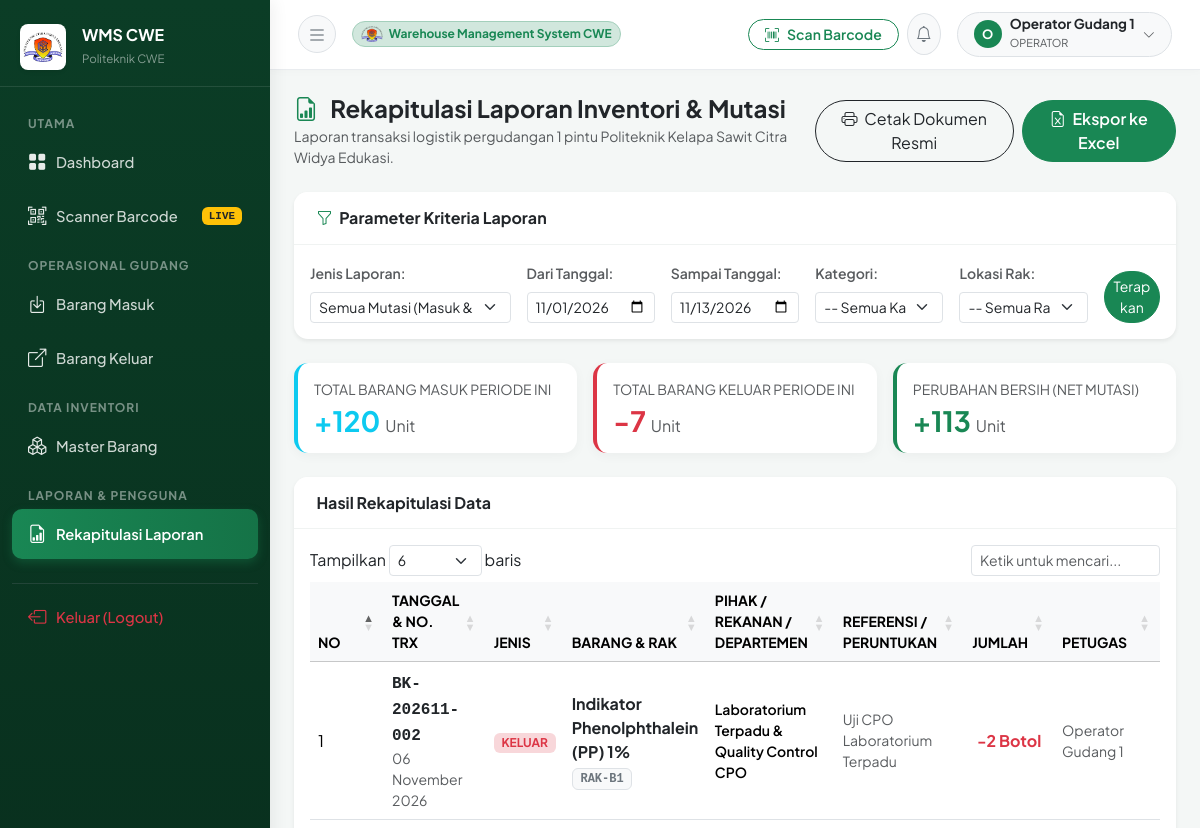
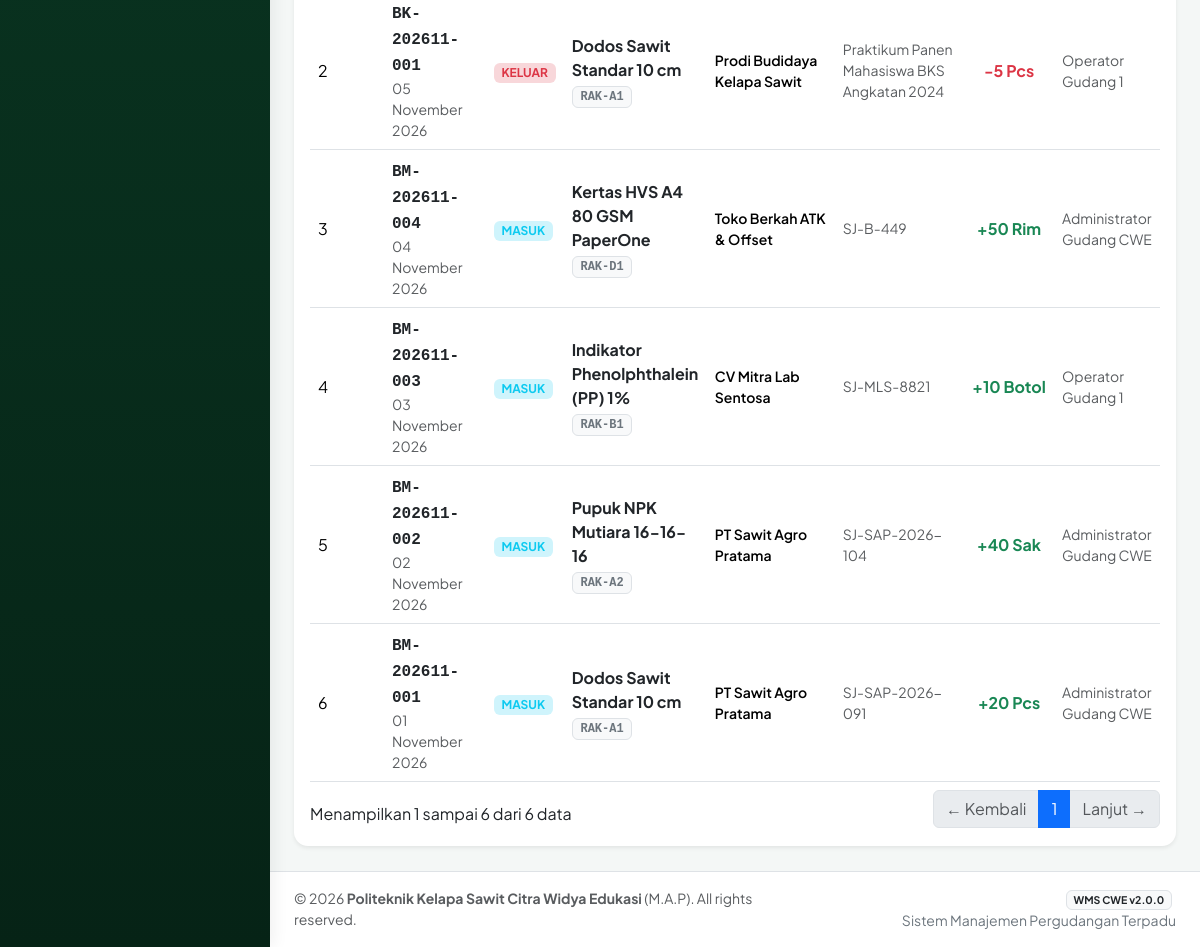
Page /modules/laporan/index.php (signed in) on the committed database (2 pictures, top to bottom).
### tables this page shows
CREATE TABLE IF NOT EXISTS `barang_keluar` (
  `id` INT AUTO_INCREMENT PRIMARY KEY,
  `no_transaksi` VARCHAR(50) NOT NULL UNIQUE,
  `id_barang` INT NOT NULL,
  `id_departemen` INT DEFAULT NULL,
  `jumlah` INT NOT NULL,
  `tanggal_keluar` DATE NOT NULL,
  `peruntukan` VARCHAR(150) DEFAULT NULL,
  `keterangan` TEXT DEFAULT NULL,
  `user_id` INT NOT NULL,
  `created_at` DATETIME DEFAULT CURRENT_TIMESTAMP,
  FOREIGN KEY (`id_barang`) REFERENCES `barang`(`id`) ON DELETE CASCADE ON UPDATE CASCADE,
  FOREIGN KEY (`id_departemen`) REFERENCES `departemen`(`id`) ON DELETE SET NULL ON UPDATE CASCADE,
  FOREIGN KEY (`user_id`) REFERENCES `users`(`id`) ON DELETE RESTRICT ON UPDATE CASCADE
);

CREATE TABLE IF NOT EXISTS `barang` (
  `id` INT AUTO_INCREMENT PRIMARY KEY,
  `kode_barang` VARCHAR(30) NOT NULL UNIQUE,
  `barcode` VARCHAR(60) NOT NULL UNIQUE,
  `nama_barang` VARCHAR(150) NOT NULL,
  `id_kategori` INT NOT NULL,
  `id_satuan` INT NOT NULL,
  `id_rak` INT NOT NULL,
  `stok` INT NOT NULL DEFAULT 0,
  `stok_minimum` INT NOT NULL DEFAULT 5,
  `spesifikasi` TEXT DEFAULT NULL,
  `foto` VARCHAR(255) DEFAULT NULL,
  `created_at` DATETIME DEFAULT CURRENT_TIMESTAMP,
  `updated_at` DATETIME DEFAULT CURRENT_TIMESTAMP ON UPDATE CURRENT_TIMESTAMP,
  FOREIGN KEY (`id_kategori`) REFERENCES `kategori`(`id`) ON DELETE RESTRICT ON UPDATE CASCADE,
  FOREIGN KEY (`id_satuan`) REFERENCES `satuan`(`id`) ON DELETE RESTRICT ON UPDATE CASCADE,
  FOREIGN KEY (`id_rak`) REFERENCES `rak`(`id`) ON DELETE RESTRICT ON UPDATE CASCADE
);

CREATE TABLE IF NOT EXISTS `rak` (
  `id` INT AUTO_INCREMENT PRIMARY KEY,
  `kode_rak` VARCHAR(30) NOT NULL UNIQUE,
  `nama_rak` VARCHAR(100) NOT NULL,
  `kapasitas` VARCHAR(50) DEFAULT NULL,
  `keterangan` TEXT DEFAULT NULL,
  `created_at` DATETIME DEFAULT CURRENT_TIMESTAMP
);

CREATE TABLE IF NOT EXISTS `satuan` (
  `id` INT AUTO_INCREMENT PRIMARY KEY,
  `nama_satuan` VARCHAR(50) NOT NULL,
  `keterangan` VARCHAR(100) DEFAULT NULL,
  `created_at` DATETIME DEFAULT CURRENT_TIMESTAMP
);

CREATE TABLE IF NOT EXISTS `users` (
  `id` INT AUTO_INCREMENT PRIMARY KEY,
  `nama` VARCHAR(100) NOT NULL,
  `username` VARCHAR(50) NOT NULL UNIQUE,
  `password` VARCHAR(255) NOT NULL,
  `role` ENUM('admin', 'operator') NOT NULL DEFAULT 'operator',
  `telepon` VARCHAR(20) DEFAULT NULL,
  `email` VARCHAR(100) DEFAULT NULL,
  `created_at` DATETIME DEFAULT CURRENT_TIMESTAMP,
  `updated_at` DATETIME DEFAULT CURRENT_TIMESTAMP ON UPDATE CURRENT_TIMESTAMP
);

CREATE TABLE IF NOT EXISTS `barang_masuk` (
  `id` INT AUTO_INCREMENT PRIMARY KEY,
  `no_transaksi` VARCHAR(50) NOT NULL UNIQUE,
  `id_barang` INT NOT NULL,
  `id_supplier` INT DEFAULT NULL,
  `jumlah` INT NOT NULL,
  `tanggal_masuk` DATE NOT NULL,
  `no_surat_jalan` VARCHAR(100) DEFAULT NULL,
  `keterangan` TEXT DEFAULT NULL,
  `user_id` INT NOT NULL,
  `created_at` DATETIME DEFAULT CURRENT_TIMESTAMP,
  FOREIGN KEY (`id_barang`) REFERENCES `barang`(`id`) ON DELETE CASCADE ON UPDATE CASCADE,
  FOREIGN KEY (`id_supplier`) REFERENCES `supplier`(`id`) ON DELETE SET NULL ON UPDATE CASCADE,
  FOREIGN KEY (`user_id`) REFERENCES `users`(`id`) ON DELETE RESTRICT ON UPDATE CASCADE
);

### modules/laporan/index.php (the view, shortened to what the rows shown need)
<?php
require_once __DIR__ . '/../../config/database.php';
require_once __DIR__ . '/../../helpers/format.php';
$jenis_laporan = $_GET['jenis'] ?? 'semua';
$tgl_mulai = $_GET['tgl_mulai'] ?? date('Y-m-01');
$tgl_selesai = $_GET['tgl_selesai'] ?? date('Y-m-d');
$filter_kategori = (int)($_GET['kategori'] ?? 0);
$filter_rak = (int)($_GET['rak'] ?? 0);
$data_laporan = [];
if ($jenis_laporan === 'stok') {
    $sql = "
        SELECT b.*, k.nama_kategori, s.nama_satuan, r.kode_rak, r.nama_rak
        FROM barang b
        JOIN kategori k ON b.id_kategori = k.id
        JOIN satuan s ON b.id_satuan = s.id
        JOIN rak r ON b.id_rak = r.id
        WHERE 1=1
    ";
    $p = [];
    if ($filter_kategori > 0) {
        $sql .= " AND b.id_kategori = ?";
        $p[] = $filter_kategori;
    }
    if ($filter_rak > 0) {
        $sql .= " AND b.id_rak = ?";
        $p[] = $filter_rak;
    }
    $sql .= " ORDER BY b.id_rak ASC, b.nama_barang ASC";
    $stmt = $pdo->prepare($sql);
    $stmt->execute($p);
    $data_laporan = $stmt->fetchAll();
} else {
    $list_in = [];
    $list_out = [];
    if ($jenis_laporan === 'semua' || $jenis_laporan === 'masuk') {
        $sql_in = "
            SELECT
                bm.tanggal_masuk as tanggal,
                bm.created_at,
                bm.no_transaksi,
                'MASUK' as tipe,
                b.kode_barang, b.nama_barang,
                s.nama_satuan,
                r.kode_rak,
                bm.jumlah,
                COALESCE(sup.nama_supplier, 'Penerimaan Langsung') as pihak_terkait,
                bm.no_surat_jalan as ref_dokumen,
                bm.keterangan,
                u.nama as nama_petugas
            FROM barang_masuk bm
            JOIN barang b ON bm.id_barang = b.id
            JOIN satuan s ON b.id_satuan = s.id
            JOIN rak r ON b.id_rak = r.id
            LEFT JOIN supplier sup ON bm.id_supplier = sup.id
            JOIN users u ON bm.user_id = u.id
            WHERE bm.tanggal_masuk BETWEEN ? AND ?
        ";
        $p_in = [$tgl_mulai, $tgl_selesai];
        $stmt_in = $pdo->prepare($sql_in);
        $stmt_in->execute($p_in);
        $list_in = $stmt_in->fetchAll();
    }
    if ($jenis_laporan === 'semua' || $jenis_laporan === 'keluar') {
        $sql_out = "
            SELECT
                bk.tanggal_keluar as tanggal,
                bk.created_at,
                bk.no_transaksi,
                'KELUAR' as tipe,
                b.kode_barang, b.nama_barang,
                s.nama_satuan,
                r.kode_rak,
                bk.jumlah,
                COALESCE(dept.nama_departemen, 'Unit Kampus') as pihak_terkait,
                bk.peruntukan as ref_dokumen,
                bk.keterangan,
                u.nama as nama_petugas
            FROM barang_keluar bk
            JOIN barang b ON bk.id_barang = b.id
            JOIN satuan s ON b.id_satuan = s.id
            JOIN rak r ON b.id_rak = r.id
            LEFT JOIN departemen dept ON bk.id_departemen = dept.id
            JOIN users u ON bk.user_id = u.id
            WHERE bk.tanggal_keluar BETWEEN ? AND ?
        ";
        $p_out = [$tgl_mulai, $tgl_selesai];
        $stmt_out = $pdo->prepare($sql_out);
        $stmt_out->execute($p_out);
        $list_out = $stmt_out->fetchAll();
    }
    $data_laporan = array_merge($list_in, $list_out);
    usort($data_laporan, function($a, $b) {
        $t1 = strtotime($a['tanggal'] . ' ' . date('H:i:s', strtotime($a['created_at'])));
        $t2 = strtotime($b['tanggal'] . ' ' . date('H:i:s', strtotime($b['created_at'])));
        return $t2 <=> $t1;
    });
}
require_once __DIR__ . '/../../layout/header.php';
?>
<div id="content-wrapper">
    <main class="container-fluid px-4 py-4">
        <div class="card shadow-sm">
            <div class="card-body">
                <div class="table-responsive">
                    <?php if ($jenis_laporan === 'stok'): ?>
                        <table class="table table-hover align-middle datatable">
                            <thead class="table-light small text-uppercase">
                                <tr>
                                    <th style="width: 40px;">No</th>
                                    <th>Kode & Barcode</th>
                                    <th>Nama Barang & Spesifikasi</th>
                                    <th>Kategori</th>
                                    <th>Lokasi Rak</th>
                                    <th class="text-center">Sisa Stok Fisik</th>
                                    <th class="text-center">Batas Minimum</th>
                                    <th class="text-center">Status</th>
                                </tr>
                            </thead>
                            <tbody>
                                <?php $no = 1; foreach ($data_laporan as $row): ?>
                                    <tr>
                                        <td><?= $no++ ?></td>
                                        <td class="font-monospace fw-bold"><?= htmlspecialchars($row['kode_barang']) ?><br><small class="text-muted"><?= htmlspecialchars($row['barcode']) ?></small></td>
                                        <td>
                                            <div class="fw-bold text-dark"><?= htmlspecialchars($row['nama_barang']) ?></div>
                                            <small class="text-muted"><?= htmlspecialchars($row['spesifikasi'] ?? '-') ?></small>
                                        </td>
                                        <td><span class="badge bg-secondary-subtle text-secondary"><?= htmlspecialchars($row['nama_kategori']) ?></span></td>
                                        <td><span class="badge bg-primary-subtle text-primary font-monospace"><?= htmlspecialchars($row['kode_rak']) ?></span></td>
                                        <td class="text-center fw-bold fs-6"><?= number_format($row['stok']) ?> <?= htmlspecialchars($row['nama_satuan']) ?></td>
                                        <td class="text-center text-muted"><?= number_format($row['stok_minimum']) ?></td>
                                        <td class="text-center">
                                            <?php if ($row['stok'] == 0): ?>
                                                <span class="badge bg-danger">Habis</span>
                                            <?php elseif ($row['stok'] <= $row['stok_minimum']): ?>
                                                <span class="badge bg-warning text-dark">Kritis</span>
                                            <?php else: ?>
                                                <span class="badge bg-success">Aman</span>
                                            <?php endif; ?>
                                        </td>
                                    </tr>
                                <?php endforeach; ?>
                            </tbody>
                        </table>
                    <?php else: ?>
                        <table class="table table-hover align-middle datatable">
                            <thead class="table-light small text-uppercase">
                                <tr>
                                    <th style="width: 40px;">No</th>
                                    <th>Tanggal & No. Trx</th>
                                    <th>Jenis</th>
                                    <th>Barang & Rak</th>
                                    <th>Pihak / Rekanan / Departemen</th>
                                    <th>Referensi / Peruntukan</th>
                                    <th class="text-center">Jumlah</th>
                                    <th>Petugas</th>
                                </tr>
                            </thead>
                            <tbody>
                                <?php $no = 1; foreach ($data_laporan as $row): ?>
                                    <tr>
                                        <td><?= $no++ ?></td>
                                        <td>
                                            <span class="font-monospace fw-bold text-dark"><?= htmlspecialchars($row['no_transaksi']) ?></span>
                                            <div class="text-muted small"><?= format_tanggal($row['tanggal']) ?></div>
                                        </td>
                                        <td>
                                            <span class="badge <?= ($row['tipe'] === 'MASUK') ? 'bg-info-subtle text-info' : 'bg-danger-subtle text-danger' ?>">
                                                <?= $row['tipe'] ?>
                                            </span>
                                        </td>
                                        <td>
                                            <div class="fw-bold text-dark"><?= htmlspecialchars($row['nama_barang']) ?></div>
                                            <small class="badge bg-light text-secondary border font-monospace"><?= htmlspecialchars($row['kode_rak']) ?></small>
                                        </td>
                                        <td class="small fw-semibold"><?= htmlspecialchars($row['pihak_terkait']) ?></td>
                                        <td class="small text-muted"><?= htmlspecialchars($row['ref_dokumen'] ?? '-') ?></td>
                                        <td class="text-center">
                                            <span class="fw-bold <?= ($row['tipe'] === 'MASUK') ? 'text-success' : 'text-danger' ?>">
                                                <?= ($row['tipe'] === 'MASUK' ? '+' : '-') . number_format($row['jumlah']) ?> <?= htmlspecialchars($row['nama_satuan']) ?>
                                            </span>
                                        </td>
                                        <td class="small text-muted"><?= htmlspecialchars($row['nama_petugas']) ?></td>
                                    </tr>
                                <?php endforeach; ?>
                            </tbody>
                        </table>
                    <?php endif; ?>
                </div>
            </div>
        </div>
    </main>
<?php require_once __DIR__ . '/../../layout/footer.php'; ?>

### rows in the picture
barang_keluar: no_transaksi "BK-202611-002", tanggal_keluar "06 November 2026", tipe "KELUAR", id_barang.nama_barang "Indikator Phenolphthalein (PP) 1%", rak.kode_rak "RAK-B1", pihak_terkait "Laboratorium Terpadu & Quality Control CPO", peruntukan "Uji CPO Laboratorium Terpadu", jumlah "2", satuan.nama_satuan "Botol", user.nama "Operator Gudang 1"
barang_keluar: no_transaksi "BK-202611-001", tanggal_keluar "05 November 2026", tipe "KELUAR", id_barang.nama_barang "Dodos Sawit Standar 10 cm", rak.kode_rak "RAK-A1", pihak_terkait "Prodi Budidaya Kelapa Sawit", peruntukan "Praktikum Panen Mahasiswa BKS Angkatan 2024", jumlah "5", satuan.nama_satuan "Pcs", user.nama "Operator Gudang 1"
barang_masuk: no_transaksi "BM-202611-004", tanggal_masuk "04 November 2026", tipe "MASUK", id_barang.nama_barang "Kertas HVS A4 80 GSM PaperOne", rak.kode_rak "RAK-D1", pihak_terkait "Toko Berkah ATK & Offset", no_surat_jalan "SJ-B-449", jumlah "50", satuan.nama_satuan "Rim", user.nama "Administrator Gudang CWE"
barang_masuk: no_transaksi "BM-202611-003", tanggal_masuk "03 November 2026", tipe "MASUK", id_barang.nama_barang "Indikator Phenolphthalein (PP) 1%", rak.kode_rak "RAK-B1", pihak_terkait "CV Mitra Lab Sentosa", no_surat_jalan "SJ-MLS-8821", jumlah "10", satuan.nama_satuan "Botol", user.nama "Operator Gudang 1"
barang_masuk: no_transaksi "BM-202611-002", tanggal_masuk "02 November 2026", tipe "MASUK", id_barang.nama_barang "Pupuk NPK Mutiara 16-16-16", rak.kode_rak "RAK-A2", pihak_terkait "PT Sawit Agro Pratama", no_surat_jalan "SJ-SAP-2026-104", jumlah "40", satuan.nama_satuan "Sak", user.nama "Administrator Gudang CWE"
barang_masuk: no_transaksi "BM-202611-001", tanggal_masuk "01 November 2026", tipe "MASUK", id_barang.nama_barang "Dodos Sawit Standar 10 cm", rak.kode_rak "RAK-A1", pihak_terkait "PT Sawit Agro Pratama", no_surat_jalan "SJ-SAP-2026-091", jumlah "20", satuan.nama_satuan "Pcs", user.nama "Administrator Gudang CWE"

### other values in the picture
substr($_SESSION['user_nama'] ?? 'U', 0, 1) "O"
$_SESSION['user_nama'] "Operator Gudang 1"
$_SESSION['user_role'] "OPERATOR"
$total_masuk "120"
$total_keluar "7"
$total_masuk - $total_keluar "113"
INSTITUTION_NAME "Politeknik Kelapa Sawit Citra Widya Edukasi"
APP_NAME "WMS CWE"
APP_VERSION "2.0.0"
